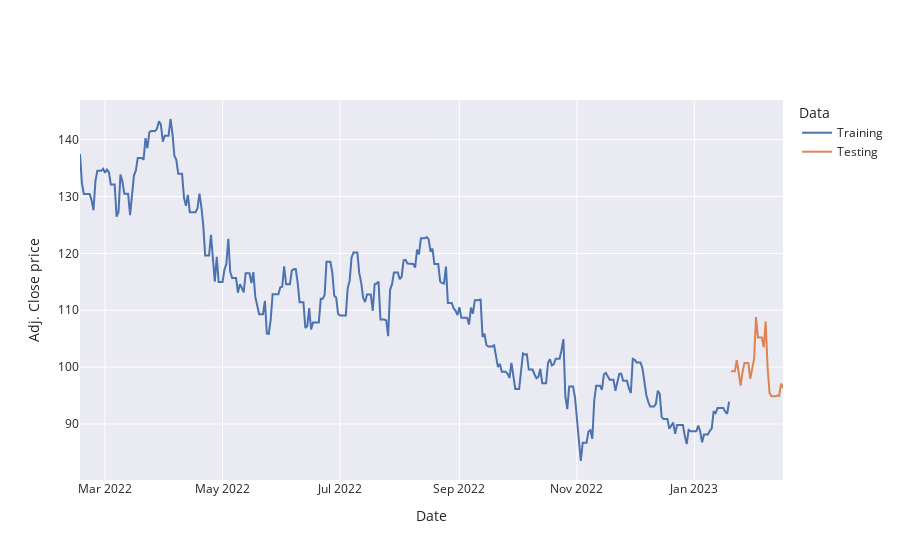

Write notebook code for a chart like this one.
### Code cell
fig = go.Figure(
    [
        go.Scatter(
            name="Training",
            x=train_data.index,
            y=train_data["Adj Close"],
            mode="lines",
        ),
        go.Scatter(
            name="Testing",
            x=test_data.index,
            y=test_data["Adj Close"],
            mode="lines",
        ),
    ]
).update_layout(
    yaxis_title="Adj. Close price",
    xaxis_title="Date",
    legend_title="Data",
)
fig.update_layout(template="seaborn").show()

### Figure 1 — Plotly figure (JSON) as saved in the notebook; plotly's stock layout.template omitted (floating-point values rounded to 4 significant figures; data arrays with more than 128 entries replaced by an {"elided": "..."} marker saying what was removed)
{"data": [{"mode": "lines", "name": "Training", "type": "scatter", "x": {"elided": "338 str values"}, "y": {"elided": "338 float values"}}, {"mode": "lines", "name": "Testing", "type": "scatter", "x": ["2023-01-20T00:00:00", "2023-01-21T00:00:00", "2023-01-22T00:00:00", "2023-01-23T00:00:00", "2023-01-24T00:00:00", "2023-01-25T00:00:00", "2023-01-26T00:00:00", "2023-01-27T00:00:00", "2023-01-28T00:00:00", "2023-01-29T00:00:00", "2023-01-30T00:00:00", "2023-01-31T00:00:00", "2023-02-01T00:00:00", "2023-02-02T00:00:00", "2023-02-03T00:00:00", "2023-02-04T00:00:00", "2023-02-05T00:00:00", "2023-02-06T00:00:00", "2023-02-07T00:00:00", "2023-02-08T00:00:00", "2023-02-09T00:00:00", "2023-02-10T00:00:00", "2023-02-11T00:00:00", "2023-02-12T00:00:00", "2023-02-13T00:00:00", "2023-02-14T00:00:00", "2023-02-15T00:00:00", "2023-02-16T00:00:00"], "y": [99.28, 99.28, 99.28, 101.2, 99.21, 96.73, 99.16, 100.7, 100.7, 100.7, 97.95, 99.87, 101.4, 108.8, 105.2, 105.2, 105.2, 103.5, 108.0, 100, 95.46, 94.86, 94.86, 94.86, 95, 94.95, 97.1, 96.29]}], "layout": {"legend": {"title": {"text": "Data"}}, "xaxis": {"title": {"text": "Date"}}, "yaxis": {"title": {"text": "Adj. Close price"}}}}
